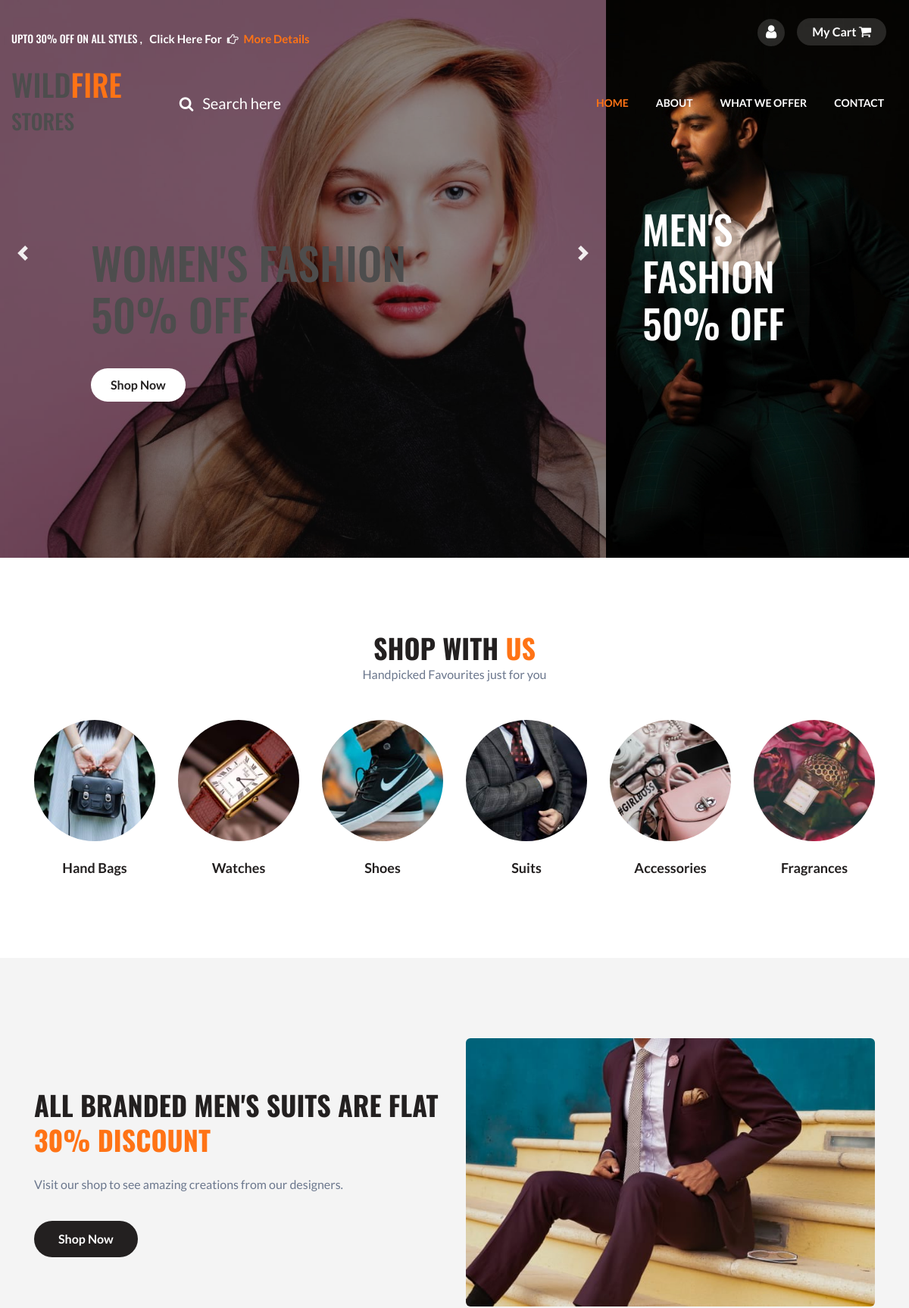
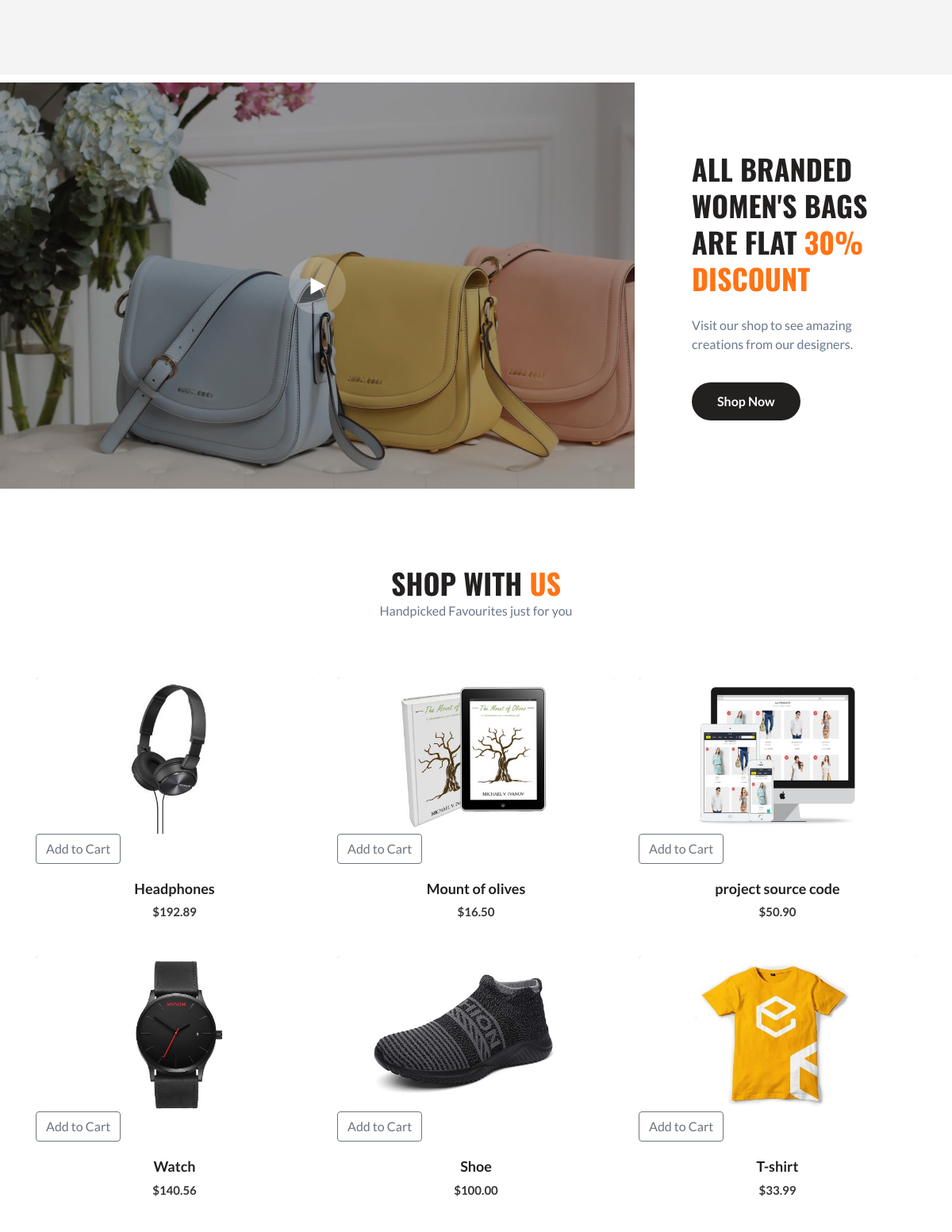
The page / (upper part) on the database its author committed (2 pictures, top to bottom).
### store/models.py (models this page shows, shortened)
class Product(models.Model):
	name = models.CharField(max_length=200)
	price = models.DecimalField(max_digits=7, decimal_places=2)
	digital = models.BooleanField(default=False,null=True, blank=True)
	image = models.ImageField(null=True, blank=True)
	@property
	def imageURL(self):
		try:
			url = self.image.url
		except:
			url = ''
		return url

### store/views.py (the view)
# urls.py: path('', include('store.urls')),
def store(request):
    data = cartData(request)
    cartItems = data ['cartItems']
    products = Product.objects.all()
    context = {'products':products, 'cartItems':cartItems}
    return render(request, 'store/index.html', context)

### store/utils.py (called while the page is built, shortened)
def cookieCart(request):
	try:
		cart = json.loads(request.COOKIES['cart'])
	except:
		cart = {}
		print('CART:', cart)
	items = []
	order = {'get_cart_total':0, 'get_cart_items':0, 'shipping':False}
	cartItems = order['get_cart_items']
	return {'cartItems':cartItems ,'order':order, 'items':items}

def cartData(request):
	if request.user.is_authenticated:
		customer = request.user.customer
		order, created = Order.objects.get_or_create(customer=customer, complete=False)
		items = order.orderitem_set.all()
		cartItems = order.get_cart_items
	else:
		cookieData = cookieCart(request)
		cartItems = cookieData['cartItems']
		order = cookieData['order']
		items = cookieData['items']
	return {'cartItems':cartItems ,'order':order, 'items':items}

### templates/store/index.html (shortened to what this page needs)
<!doctype html>
{% load static %}
<html lang="zxx">
<head>
<link rel="stylesheet" type="text/css" href="{% static 'css/main.css' %}">
  <link rel="stylesheet" href="{% static 'css/style-starter.css' %}">
  <link rel="stylesheet" href="{% static "css\bootstrap\css\bootstrap.min.css"%}">
</head>
<body>
<section class="w3l-banner-slider-main">
	<div class="top-header-content">
		<header class="tophny-header">
			<div class="container-fluid">
				<div class="top-right-strip row">
					<div class="top-hny-left-content col-lg-6 pl-lg-0">
						<h6>Upto 30% off on All styles , <a href="#" target="_blank"> Click here for <span
									class="fa fa-hand-o-right hand-icon" aria-hidden="true"></span> <span
									class="hignlaite">More details</span></a></h6>
					</div>
					<ul class="top-hnt-right-content col-lg-6">
						<li class="button-log usernhy">
							<a class="btn-open" href="{% url 'login' %}">
								<span class="fa fa-user" ></span>
							</a>
                        </li>
                        <li class="transmitvcart galssescart2 cart cart box_1">
                                <button class="top_transmitv_cart" type="submit" name="submit" value="">
                                        <a href="{% url 'cart' %}">My Cart</a>
                                    <span class="fa fa-shopping-cart"></span>
                                </button>
                        </li>
					</ul>
				</div>
			</div>
			<nav class="navbar navbar-expand-lg navbar-light">
				<div class="container-fluid serarc-fluid">
					<a class="navbar-brand" href="{% url 'store' %}">
						<h1>Wild<span class="lohny">Fire</span></h1><h3>stores</h3></a>
					<div class="search-right">
						<a href="#search" title="search"><span class="fa fa-search mr-2" aria-hidden="true"></span>
							<span class="search-text">Search here</span></a>
					</div>
					<div class="collapse navbar-collapse" id="navbarSupportedContent">
						<ul class="navbar-nav ml-auto">
							<li class="nav-item active">
								<a class="nav-link" href="{% url 'store' %}">Home</a>
							</li>
							<li class="nav-item">
								<a class="nav-link" href="{% url 'about' %}">About</a>
							</li>
							<li class="nav-item">
								<a class="nav-link" href="{% url 'about' %}">What We Offer</a>
							  </li>
							<li class="nav-item">
								<a class="nav-link"  href="{% url 'contact' %}">Contact</a>
							</li>
						</ul>
					</div>
				</div>
			</nav>
		</header>
		<div class="bannerhny-content">
			<div class="content-baner-inf">
				<div id="carouselExampleIndicators" class="carousel slide" data-ride="carousel">
					<div class="carousel-inner">
						<div class="carousel-item active">
							<div class="container">
								<div class="carousel-caption">
									<h3>Women's
										Fashion
										<br>50% Off</h3>
									<a href="#" class="shop-button btn">
										Shop Now
									</a>
								</div>
							</div>
						</div>
					</div>
					<a class="carousel-control-prev" href="#carouselExampleIndicators" role="button" data-slide="prev">
						<span class="carousel-control-prev-icon" aria-hidden="true"></span>
					</a>
					<a class="carousel-control-next" href="#carouselExampleIndicators" role="button" data-slide="next">
						<span class="carousel-control-next-icon" aria-hidden="true"></span>
					</a>
				</div>
			</div>
			<div class="right-banner">
				<div class="right-1">
					<h4>
						Men's
						Fashion
						<br>50% Off</h4>
				</div>
			</div>
		</div>
</section>
<section class="w3l-grids-hny-2">
	<div class="grids-hny-2-mian py-5">
		<div class="container py-lg-5">
			<h3 class="hny-title mb-0 text-center">Shop With <span>Us</span></h3>
			<p class="mb-4 text-center">Handpicked Favourites just for you</p>
			<div class="welcome-grids row mt-5">
				<div class="col-lg-2 col-md-4 col-6 welcome-image">
						<div class="boxhny13">
								<a href="#URL">
										<img src="{% static 'images/grid1.jpg' %}" class="img-fluid" alt="" />
							</a>
						</div>
						<h4><a href="#URL">Hand Bags</a></h4>
				</div>
				<div class="col-lg-2 col-md-4 col-6 welcome-image">
						<div class="boxhny13">
								<a href="#URL">
										<img src="{% static 'images/grid3.jpg' %}" class="img-fluid" alt="" />
							</a>
						</div>
						<h4><a href="#URL">
								Watches</a></h4>
				</div>
				<div class="col-lg-2 col-md-4 col-6 welcome-image">
						<div class="boxhny13">
								<a href="#URL">
										<img src="{% static 'images/grid2.jpg' %}" class="img-fluid" alt="" />
							</a>
						</div>
						<h4><a href="#URL">Shoes</a></h4>
				</div>
				<div class="col-lg-2 col-md-4 col-6 welcome-image">
						<div class="boxhny13">
								<a href="#URL">
										<img src="{% static 'images/grid4.jpg' %}" class="img-fluid" alt="" />
							</a>
						</div>
						<h4><a href="#URL">Suits</a></h4>
				</div>
				<div class="col-lg-2 col-md-4 col-6 welcome-image">
						<div class="boxhny13">
								<a href="#URL">
										<img src="{% static 'images/grid5.jpg' %}" class="img-fluid" alt="" />
							</a>
						</div>
						<h4><a href="#URL">
								Accessories</a></h4>
				</div>
				<div class="col-lg-2 col-md-4 col-6 welcome-image">
						<div class="boxhny13">
								<a href="#URL">
										<img src="{% static 'images/grid6.jpg' %}" class="img-fluid" alt="" />
							</a>
						</div>
						<h4><a href="#URL">
								Fragrances</a></h4>
				</div>
			</div>
		</div>
	</div>
</section>
<section class="w3l-content-w-photo-6">
	  <div class="content-photo-6-mian py-5">
			 <div class="container py-lg-5">
					<div class="align-photo-6-inf-cols row">
						<div class="photo-6-inf-right col-lg-6">
								<h3 class="hny-title text-left">All Branded Men's Suits are Flat <span>30% Discount</span></h3>
								<p>Visit our shop to see amazing creations from our designers.</p>
								<a href="#" class="read-more btn">
										Shop Now
								</a>
						</div>
						<div class="photo-6-inf-left col-lg-6">
								<img src="{% static 'images/1.jpg' %}" class="img-fluid" alt="">
						</div>
					</div>
				 </div>
			 </div>
	 </section>
<section class="w3l-video-6">
	<div class="video-66-info">
		<div class="container-fluid">
			<div class="video-grids-info row">
				<div class="video-gd-right col-lg-8">
					<div class="video-inner text-center">
									<a class="play-button btn popup-with-zoom-anim" href="#small-dialog">
											<span class="fa fa-play" aria-hidden="true"></span>
									</a>
					      </div>
				  </div>
				<div class="video-gd-left col-lg-4 p-lg-5 p-4">
					<div class="p-xl-4 p-0 video-wrap">
						<h3 class="hny-title text-left">All Branded Women's Bags are Flat <span>30% Discount</span>
						</h3>
						<p>Visit our shop to see amazing creations from our designers.</p>
						<a href="#" class="read-more btn">
							Shop Now
						</a>
					</div>
				</div>
			</div>
		</div>
	</div>
</section>
<section class="w3l-ecommerce-main">
	<div class="ecom-contenthny py-5">
		<div class="container py-lg-5">
			<h3 class="hny-title mb-0 text-center">Shop With <span>Us</span></h3>
            <p class="text-center">Handpicked Favourites just for you</p>
			<div class="ecom-products-grids row mt-lg-5 mt-3">
                {% for product in products %}
                <div class="col-lg-4 product-incfhny mt-4">
                    <div class="product-grid2 transmitv">
                        <div class="product-image2">
                            <a href="#">
                                <img class="thumbnail" src="{{product.imageURL}}">
                            </a>
                            <ul class="social">
                            </ul>
                            <div class="transmitv single-item">
                                <button data-product="{{product.id}}" data-action="add" class="btn btn-outline-secondary add-btn update-cart">Add to Cart</button>
                            </div>
                        </div>
                        <div class="product-content">
                            <h3 class="title"><a href="#"<strong>{{product.name}}</strong></a></h3>
                            <span class="price">${{product.price}}</span>
                        </div>
                    </div>
                </div>
                {% endfor %}
            </div>
		</div>
	</div>
</section>
  </body>
  </html>

### static/css/main.css (style rules this page uses)
body { background-color: hsl(0, 0%, 98%); }
h1,h2,h3,h4,h5,h6 { color:hsl(0, 0%, 30%); }
.thumbnail { width: 100%; height: 200px; -webkit-box-shadow: -1px -3px 5px -2px rgba(214,214,214,1); -moz-box-shadow: -1px -3px 5px -2px rgba(214,214,214,1); box-shadow: -1px -3px 5px -2px rgba(214,214,214,1); }
.col-lg-4, .col-lg-6, .col-lg-8, .col-lg-12 { margin-top: 10px; }
.btn { border-radius: 0; }

### rows shown on the page
Product: imageURL (picture), name "Headphones", price "192.89"
Product: imageURL (picture), name "Mount of olives", price "16.50"
Product: imageURL (picture), name "project source code", price "50.90"
Product: imageURL (picture), name "Watch", price "140.56"
Product: imageURL (picture), name "Shoe", price "100.00"
Product: imageURL (picture), name "T-shirt", price "33.99"
